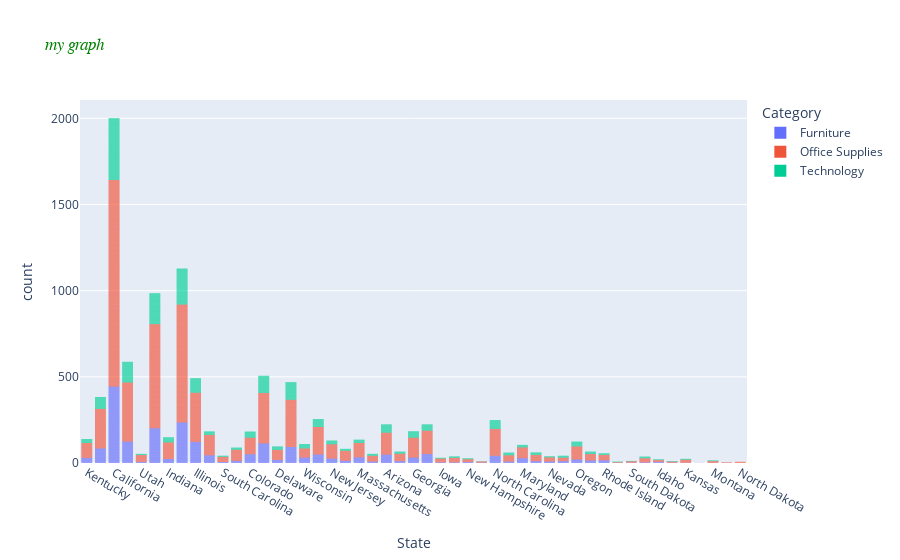

This figure's notebook cell:
### Code cell
px.bar(category,x="State",color="Category",title="my graph").update_layout(title_font_style='italic',title_font_color='Green',title_font_family='Arial').update_traces(marker_line_width=0)

### Figure 1 — Plotly figure (JSON) as saved in the notebook; plotly's stock layout.template omitted (floating-point values rounded to 4 significant figures; data arrays with more than 128 entries replaced by an {"elided": "..."} marker saying what was removed)
{"data": [{"alignmentgroup": "True", "hovertemplate": "Category=Furniture<br>State=%{x}<br>count=%{y}<extra></extra>", "legendgroup": "Furniture", "marker": {"color": "#636efa", "line": {"width": 0}, "pattern": {"shape": ""}}, "name": "Furniture", "offsetgroup": "Furniture", "orientation": "v", "showlegend": true, "textposition": "auto", "type": "bar", "x": {"elided": "2121 str values"}, "xaxis": "x", "y": {"elided": "2121 int values"}, "yaxis": "y"}, {"alignmentgroup": "True", "hovertemplate": "Category=Office Supplies<br>State=%{x}<br>count=%{y}<extra></extra>", "legendgroup": "Office Supplies", "marker": {"color": "#EF553B", "line": {"width": 0}, "pattern": {"shape": ""}}, "name": "Office Supplies", "offsetgroup": "Office Supplies", "orientation": "v", "showlegend": true, "textposition": "auto", "type": "bar", "x": {"elided": "6026 str values"}, "xaxis": "x", "y": {"elided": "6026 int values"}, "yaxis": "y"}, {"alignmentgroup": "True", "hovertemplate": "Category=Technology<br>State=%{x}<br>count=%{y}<extra></extra>", "legendgroup": "Technology", "marker": {"color": "#00cc96", "line": {"width": 0}, "pattern": {"shape": ""}}, "name": "Technology", "offsetgroup": "Technology", "orientation": "v", "showlegend": true, "textposition": "auto", "type": "bar", "x": {"elided": "1847 str values"}, "xaxis": "x", "y": {"elided": "1847 int values"}, "yaxis": "y"}], "layout": {"barmode": "relative", "legend": {"title": {"text": "Category"}, "tracegroupgap": 0}, "title": {"font": {"color": "Green", "family": "Arial", "style": "italic"}, "text": "my graph"}, "xaxis": {"anchor": "y", "domain": [0, 1], "title": {"text": "State"}}, "yaxis": {"anchor": "x", "domain": [0, 1], "title": {"text": "count"}}}}
